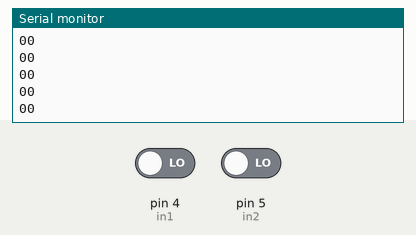
Bench run of a sketch on a simulated Arduino Uno, built with avr-gcc and run on an emulated ATmega328P. Parts: the last lines printed to the serial monitor. The test bench sets the inputs (shaded band); at power-on: pin 4 (in1) LOW, pin 5 (in2) LOW.

Above: at 1.2 s.
1.3 s: pin 4 (in1) driven HIGH
At 1.31 s:
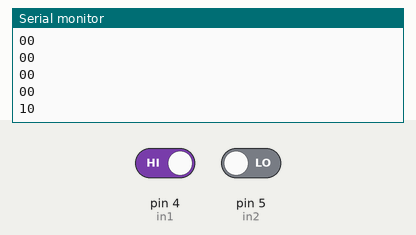
2.8 s: pin 5 (in2) driven HIGH
At 2.81 s:
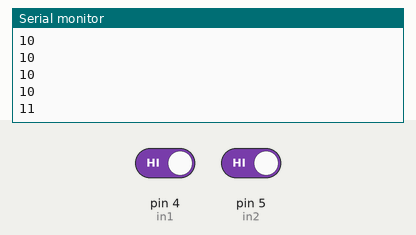
4.3 s: pin 4 (in1) driven LOW
At 4.31 s:
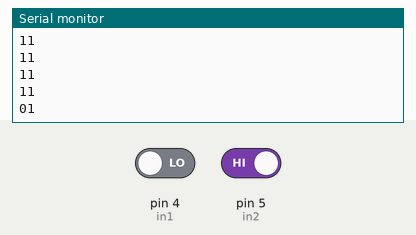
Timing chart, 0 to 7.3 s (numbered marks = the images above; inputs shaded):
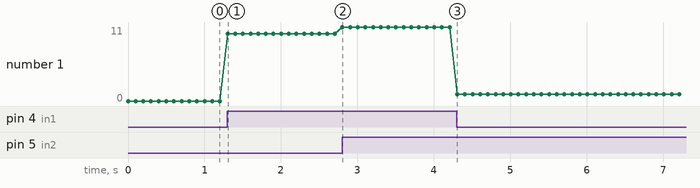

Measured:
- after the input at 1.3 s, the serial monitor: prints a new line at once (image 1)
- after the input at 2.8 s, the serial monitor: prints a new line at once (image 2)
- after the input at 4.3 s, the serial monitor: prints a new line at once (image 3)
- plotted number 1: 0 → 10 after the input at 1.3 s, 10 → 11 after the input at 2.8 s, 11 → 1 after the input at 4.3 s

The sketch:

bus_1.ino
```cpp
int in1 = 4;
int in2 = 5;
int val1;
int val2;

void setup() {
  pinMode(in1,INPUT);
  pinMode(in2,INPUT);
  Serial.begin(115200);
}

void loop() {
  val1 = digitalRead(in1);
  val2 = digitalRead(in2);

  Serial.print(val1);
  Serial.println(val2);
  delay(100);

}
```
